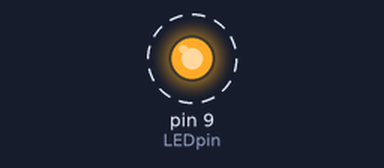
Bench run of a sketch on a simulated Arduino Uno, built with avr-gcc and run on an emulated ATmega328P. Parts: output pins drawn as LEDs (lit = HIGH). Dashed ring = blinking.

Above: at 0.5 s.
Timing chart, 0 to 4.6 s (numbered marks = the images above):
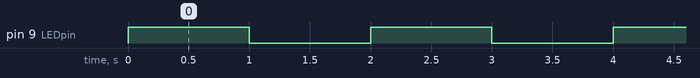

The sketch:

assignment_1.ino
```cpp
int LEDpin = 9;
unsigned long previous_time = 0;//unsigned long because it has
                               //to be operated with this type
int LEDstate = HIGH;//variable that will store the state of LED
                   //to be written

void setup()
{
  pinMode(LEDpin, OUTPUT);//configures LEDpin numbered pin to
                         //output
}

void loop()
{
  unsigned long current_time = millis();//because return type of
                                       //millis() is unsigned long

  if (current_time - previous_time >= 1000){//to check if 1000 ms
    //(or more) have passed.(because time passed may not exactly
    // be 1000ms)
    // if yes, then
    previous_time = current_time;//update previous_time
    if (LEDstate == HIGH) LEDstate = LOW;//switch the state
    else LEDstate = HIGH;
  }

  digitalWrite(LEDpin, LEDstate);//run the LED
}
```

Measured:
- by itself, pin 9 (LEDpin): alternates HIGH for 1.0 s and LOW for 1.0 s
